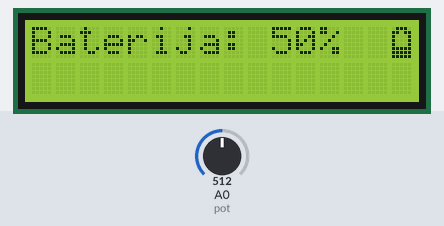
Bench run of a sketch on a simulated Arduino Uno, built with avr-gcc and run on an emulated ATmega328P. Shown: 16×2 character LCD. The test bench sets the inputs (shaded band); at power-on: A0 (pot) = 512.

Above: at 1.2 s.
1.3 s: A0 (pot) set to 716
At 2.1 s:
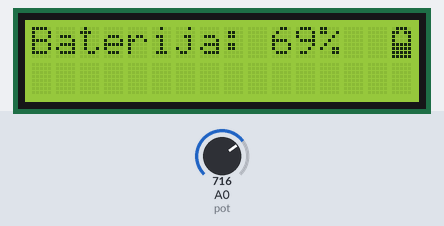
2.8 s: A0 (pot) set to 900
At 3.2 s:
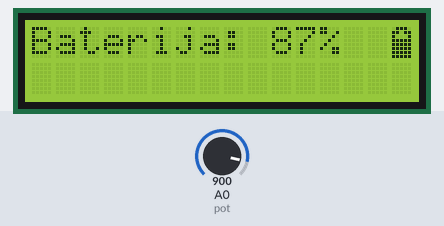
4.3 s: A0 (pot) set to 1023
At 5.5 s:
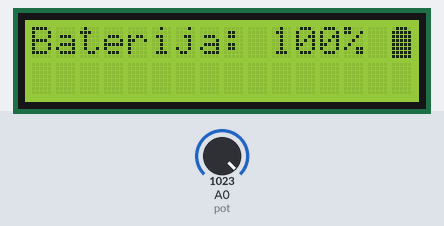
5.8 s: A0 (pot) set to 306
At 6.7 s:
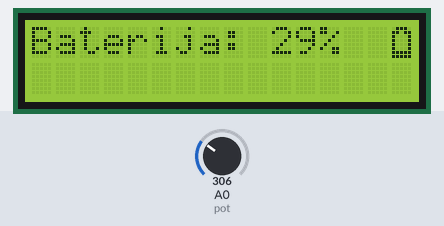
7.3 s: A0 (pot) set to 122
At 7.9 s:
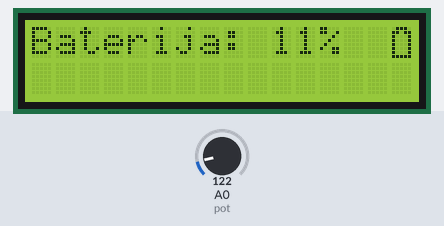
Timing chart, 0 to 9.8 s (numbered marks = the images above; inputs shaded):
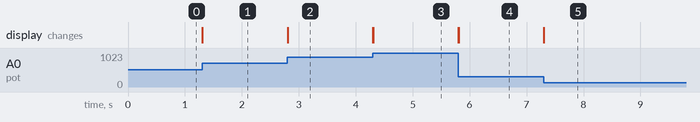

Measured:
- after the input at 1.3 s, the display: first changes at once (image 1 shows a later state)
- after the input at 2.8 s, the display: first changes at once (image 2 shows a later state)
- after the input at 4.3 s, the display: first changes at once (image 3 shows a later state)
- after the input at 5.8 s, the display: first changes at once (image 4 shows a later state)
- after the input at 7.3 s, the display: first changes at once (image 5 shows a later state)

The sketch:

sketch.ino
```cpp
#include <LiquidCrystal.h>

#define pot A0

LiquidCrystal lcd(12, 11, 5, 4, 3, 2); // RS, E, D4, D5, D6, D7

int analogValue;
int percentage;
int batteryIndex;

byte bat0[] = {
  B01110,
  B11011,
  B10001,
  B10001,
  B10001,
  B10001,
  B10001,
  B11111
};

byte bat20[] = {
  B01110,
  B11011,
  B10001,
  B10001,
  B10001,
  B10001,
  B11111,
  B11111
};

byte bat40[] = {
  B01110,
  B11011,
  B10001,
  B10001,
  B10001,
  B11111,
  B11111,
  B11111
};

byte bat60[] = {
  B01110,
  B11011,
  B10001,
  B10001,
  B11111,
  B11111,
  B11111,
  B11111
};

byte bat80[] = {
  B01110,
  B11011,
  B10001,
  B11111,
  B11111,
  B11111,
  B11111,
  B11111
};

byte bat100[] = {
  B01110,
  B11111,
  B11111,
  B11111,
  B11111,
  B11111,
  B11111,
  B11111
};

void setup() {
  lcd.begin(16, 2);

  lcd.createChar(0, bat0);
  lcd.createChar(1, bat20);
  lcd.createChar(2, bat40);
  lcd.createChar(3, bat60);
  lcd.createChar(4, bat80);
  lcd.createChar(5, bat100);

  pinMode(pot, INPUT);
}

void loop() {
  analogValue = analogRead(pot);
  percentage = map(analogValue, 0, 1023, 0, 100);

  lcd.setCursor(0, 0);
  lcd.print("Baterija: ");
  lcd.print(percentage);
  lcd.print("%");

  displayBatteryPercentage(percentage, 15, 0);

  if (analogValue != analogRead(pot)) lcd.clear();
}

void displayBatteryPercentage(int percentage, int x, int y) {
  lcd.setCursor(x, y);
  batteryIndex = map(percentage, 0, 100, 0, 5);

  lcd.write((byte)batteryIndex);
}
```
